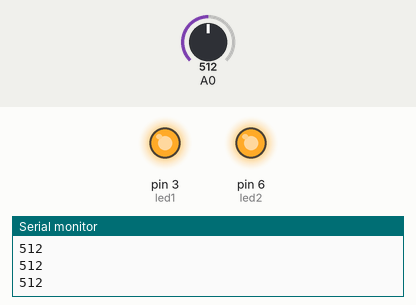
Simulated run of this sketch. Board: Arduino Uno, built with avr-gcc and run on an emulated ATmega328P. Parts: output pins drawn as LEDs (lit = HIGH), the last lines printed to the serial monitor. The test bench sets the inputs (shaded band); at power-on: A0 = 512.

Above: at 1.2 s.
1.3 s: A0 set to 688
2.8 s: A0 set to 714
At 3.9 s:
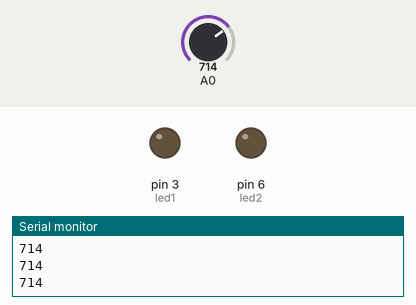
4.3 s: A0 set to 690
At 5.0 s:
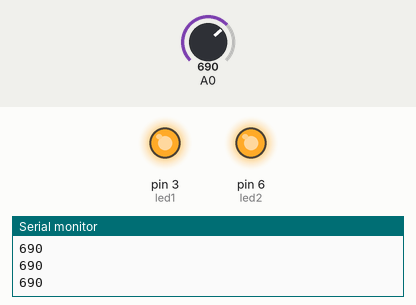
5.8 s: A0 set to 710
At 6.2 s:
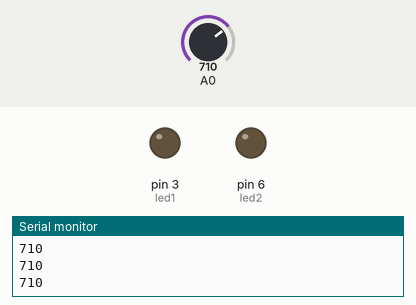
Timing chart, 0 to 8.3 s (numbered marks = the images above; inputs shaded):
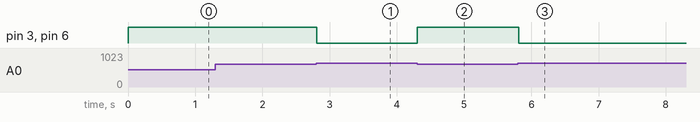

The sketch:

I___aDuyarl_Led.ino
```cpp
#define led1 3  // Birinci LED'in bağlı olduğu pin
#define led2 6  // İkinci LED'in bağlı olduğu pin

void setup() {
    pinMode(led1, OUTPUT);  // Birinci LED için çıkış pinini ayarla
    pinMode(led2, OUTPUT);  // İkinci LED için çıkış pinini ayarla
    Serial.begin(9600);     // Seri haberleşmeyi başlat
}

void loop() {
    int isik = analogRead(A0);  // Işık sensöründen değer oku
    Serial.println(isik);       // Okunan değeri seriye yazdır
                      // 50 ms gecikme

    // Birinci LED için kontrol
    if (isik > 700) {
        digitalWrite(led1, LOW);  // Işık sensör değeri büyükse birinci LED kapat

    } else if (isik <700) {
        digitalWrite(led1, HIGH);  // Işık sensör değeri küçükse birinci LED aç

    }

    // İkinci LED için kontrol
    if (isik < 700) {
        digitalWrite(led2, HIGH);  // Işık sensör değeri büyükse ikinci LED aç

    } else if (isik > 700) {
        digitalWrite(led2, LOW);   // Işık sensör değeri küçükse ikinci LED kapat

    }
}
```

Measured:
- the behaviour switches between 700 and 701 on A0 (found by bisection; images 0 and 1)
- after the input at 2.8 s, pin 3 (led1), pin 6 (led2): HIGH → LOW at once
- after the input at 4.3 s, pin 3 (led1), pin 6 (led2): LOW → HIGH at once
- after the input at 5.8 s, pin 3 (led1), pin 6 (led2): HIGH → LOW at once
